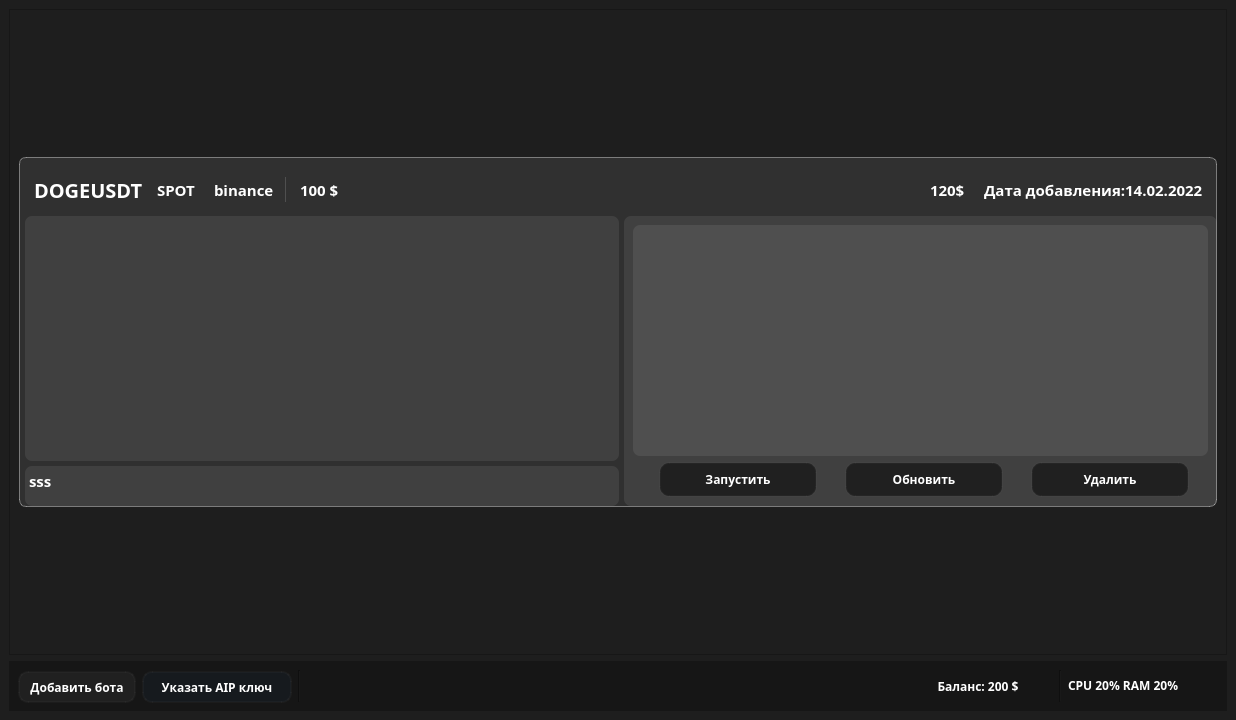
<?xml version="1.0" encoding="UTF-8"?>
<ui version="4.0">
 <class>MainWindow</class>
 <widget class="QMainWindow" name="MainWindow">
  <property name="geometry">
   <rect>
    <x>0</x>
    <y>0</y>
    <width>1236</width>
    <height>720</height>
   </rect>
  </property>
  <property name="minimumSize">
   <size>
    <width>800</width>
    <height>720</height>
   </size>
  </property>
  <property name="cursor">
   <cursorShape>ArrowCursor</cursorShape>
  </property>
  <property name="windowTitle">
   <string>Calibri </string>
  </property>
  <property name="styleSheet">
   <string notr="true">background-color:#1E1E1E;
font-family:Eirik Raudel;
</string>
  </property>
  <widget class="QWidget" name="centralwidget">
   <layout class="QVBoxLayout" name="verticalLayout">
    <item>
     <widget class="QScrollArea" name="scrollArea_bot">
      <property name="widgetResizable">
       <bool>true</bool>
      </property>
      <widget class="QWidget" name="scrollAreaWidgetContents">
       <property name="geometry">
        <rect>
         <x>0</x>
         <y>0</y>
         <width>1216</width>
         <height>644</height>
        </rect>
       </property>
       <layout class="QVBoxLayout" name="verticalLayout_2">
        <item>
         <widget class="QWidget" name="bot_widget" native="true">
          <property name="minimumSize">
           <size>
            <width>0</width>
            <height>350</height>
           </size>
          </property>
          <property name="maximumSize">
           <size>
            <width>16777215</width>
            <height>350</height>
           </size>
          </property>
          <property name="styleSheet">
           <string notr="true">background-color:rgba(255,255,255,20);
border:1px solid rgba(255,255,255,100);
border-radius:7px;</string>
          </property>
          <layout class="QHBoxLayout" name="horizontalLayout_3">
           <property name="leftMargin">
            <number>1</number>
           </property>
           <property name="topMargin">
            <number>1</number>
           </property>
           <property name="rightMargin">
            <number>0</number>
           </property>
           <property name="bottomMargin">
            <number>1</number>
           </property>
           <item>
            <layout class="QHBoxLayout" name="horizontalLayout_main">
             <item>
              <layout class="QVBoxLayout" name="verticalLayout_for_text">
               <property name="spacing">
                <number>5</number>
               </property>
               <property name="leftMargin">
                <number>5</number>
               </property>
               <property name="topMargin">
                <number>10</number>
               </property>
               <item>
                <layout class="QHBoxLayout" name="horizontalLayout_for_upperInfo">
                 <item alignment="Qt::AlignLeft">
                  <widget class="QFrame" name="horizontalFrame_instName">
                   <property name="styleSheet">
                    <string notr="true">border:None;
background-color:None;</string>
                   </property>
                   <layout class="QHBoxLayout" name="horizontalLayout_4">
                    <item>
                     <widget class="QLabel" name="inst_name">
                      <property name="minimumSize">
                       <size>
                        <width>0</width>
                        <height>25</height>
                       </size>
                      </property>
                      <property name="maximumSize">
                       <size>
                        <width>16777215</width>
                        <height>25</height>
                       </size>
                      </property>
                      <property name="styleSheet">
                       <string notr="true">color:rgba(255,255,255,1);
font-weight:bold;
font-size:20px;
background-color:None;

border:none;
border-radius:7px;</string>
                      </property>
                      <property name="text">
                       <string>DOGEUSDT</string>
                      </property>
                     </widget>
                    </item>
                    <item>
                     <widget class="QLabel" name="label">
                      <property name="styleSheet">
                       <string notr="true">color:rgba(255,255,255,1);
font-weight:bold;
font-size:15px;
background-color:None;
margin-left:4px;
border:none;
border-radius:7px;</string>
                      </property>
                      <property name="text">
                       <string>SPOT</string>
                      </property>
                     </widget>
                    </item>
                    <item>
                     <widget class="QLabel" name="label_2">
                      <property name="styleSheet">
                       <string notr="true">color:rgba(255,255,255,1);
font-weight:bold;
font-size:15px;
background-color:None;
margin-left:4px;
border:none;
border-radius:7px;</string>
                      </property>
                      <property name="text">
                       <string>binance</string>
                      </property>
                     </widget>
                    </item>
                    <item>
                     <widget class="QFrame" name="frame">
                      <property name="minimumSize">
                       <size>
                        <width>1</width>
                        <height>0</height>
                       </size>
                      </property>
                      <property name="maximumSize">
                       <size>
                        <width>1</width>
                        <height>16777215</height>
                       </size>
                      </property>
                      <property name="styleSheet">
                       <string notr="true">background-color:#4F4F4F;</string>
                      </property>
                      <property name="frameShape">
                       <enum>QFrame::StyledPanel</enum>
                      </property>
                      <property name="frameShadow">
                       <enum>QFrame::Raised</enum>
                      </property>
                     </widget>
                    </item>
                    <item>
                     <widget class="QLabel" name="balance_bot_now">
                      <property name="maximumSize">
                       <size>
                        <width>120</width>
                        <height>99999</height>
                       </size>
                      </property>
                      <property name="styleSheet">
                       <string notr="true">color:rgba(255,255,255,1);
font-weight:bold;
font-size:15px;
background-color:None;
margin-left:4px;
border:none;
border-radius:7px;</string>
                      </property>
                      <property name="text">
                       <string>100 $</string>
                      </property>
                     </widget>
                    </item>
                   </layout>
                  </widget>
                 </item>
                 <item alignment="Qt::AlignRight">
                  <widget class="QFrame" name="horizontlFrame_date">
                   <property name="styleSheet">
                    <string notr="true">border:None;
background-color:None;</string>
                   </property>
                   <layout class="QHBoxLayout" name="horizontalLayout_2">
                    <item>
                     <widget class="QLabel" name="balance_bot_be">
                      <property name="maximumSize">
                       <size>
                        <width>100</width>
                        <height>16777215</height>
                       </size>
                      </property>
                      <property name="styleSheet">
                       <string notr="true">color:rgba(255,255,255,1);
font-weight:bold;
font-size:15px;
background-color:None;
margin-left:4px;
border:none;
border-radius:7px;</string>
                      </property>
                      <property name="text">
                       <string>120$</string>
                      </property>
                     </widget>
                    </item>
                    <item>
                     <widget class="QLabel" name="date_info">
                      <property name="maximumSize">
                       <size>
                        <width>250</width>
                        <height>16777215</height>
                       </size>
                      </property>
                      <property name="styleSheet">
                       <string notr="true">color:rgba(255,255,255,1);
font-weight:bold;
font-size:15px;
background-color:None;
margin-left:4px;
border:none;
border-radius:7px;</string>
                      </property>
                      <property name="text">
                       <string>Дата добавления:14.02.2022</string>
                      </property>
                     </widget>
                    </item>
                   </layout>
                  </widget>
                 </item>
                </layout>
               </item>
               <item>
                <layout class="QHBoxLayout" name="horizontalLayout_mainInfo">
                 <item>
                  <layout class="QVBoxLayout" name="verticalLayout_left">
                   <item>
                    <widget class="QTableView" name="table_deals">
                     <property name="styleSheet">
                      <string notr="true">border:None;</string>
                     </property>
                    </widget>
                   </item>
                   <item>
                    <widget class="QTextBrowser" name="Info_strat_line">
                     <property name="maximumSize">
                      <size>
                       <width>16777215</width>
                       <height>40</height>
                      </size>
                     </property>
                     <property name="whatsThis">
                      <string>&lt;html&gt;&lt;head/&gt;&lt;body&gt;&lt;p&gt;&lt;br/&gt;&lt;/p&gt;&lt;/body&gt;&lt;/html&gt;</string>
                     </property>
                     <property name="styleSheet">
                      <string notr="true">font-size:15px;
border:None;</string>
                     </property>
                     <property name="html">
                      <string>&lt;!DOCTYPE HTML PUBLIC &quot;-//W3C//DTD HTML 4.0//EN&quot; &quot;http://www.w3.org/TR/REC-html40/strict.dtd&quot;&gt;
&lt;html&gt;&lt;head&gt;&lt;meta name=&quot;qrichtext&quot; content=&quot;1&quot; /&gt;&lt;meta charset=&quot;utf-8&quot; /&gt;&lt;style type=&quot;text/css&quot;&gt;
p, li { white-space: pre-wrap; }
hr { height: 1px; border-width: 0; }
li.unchecked::marker { content: &quot;\2610&quot;; }
li.checked::marker { content: &quot;\2612&quot;; }
&lt;/style&gt;&lt;/head&gt;&lt;body style=&quot; font-family:'Eirik Raudel'; font-size:15px; font-weight:400; font-style:normal;&quot;&gt;
&lt;p style=&quot; margin-top:0px; margin-bottom:0px; margin-left:0px; margin-right:0px; -qt-block-indent:0; text-indent:0px;&quot;&gt;&lt;span style=&quot; font-size:15px; font-weight:700; color:#ffffff;&quot;&gt;sss&lt;/span&gt;&lt;/p&gt;&lt;/body&gt;&lt;/html&gt;</string>
                     </property>
                    </widget>
                   </item>
                  </layout>
                 </item>
                 <item>
                  <widget class="QGroupBox" name="verticalGroupBox_right">
                   <property name="maximumSize">
                    <size>
                     <width>600</width>
                     <height>16777215</height>
                    </size>
                   </property>
                   <property name="styleSheet">
                    <string notr="true">border:None;</string>
                   </property>
                   <layout class="QVBoxLayout" name="verticalLayout_5">
                    <property name="spacing">
                     <number>3</number>
                    </property>
                    <item>
                     <widget class="QTableView" name="tableView_stratInfo">
                      <property name="styleSheet">
                       <string notr="true">border:none;</string>
                      </property>
                     </widget>
                    </item>
                    <item>
                     <widget class="QFrame" name="horizontalFrame_bt">
                      <property name="styleSheet">
                       <string notr="true">background-color:#404040;
border:None;</string>
                      </property>
                      <layout class="QHBoxLayout" name="horizontalLayout_6">
                       <property name="spacing">
                        <number>1</number>
                       </property>
                       <property name="topMargin">
                        <number>3</number>
                       </property>
                       <property name="bottomMargin">
                        <number>0</number>
                       </property>
                       <item alignment="Qt::AlignHCenter">
                        <widget class="QPushButton" name="bt_start">
                         <property name="minimumSize">
                          <size>
                           <width>165</width>
                           <height>35</height>
                          </size>
                         </property>
                         <property name="maximumSize">
                          <size>
                           <width>125</width>
                           <height>35</height>
                          </size>
                         </property>
                         <property name="styleSheet">
                          <string notr="true">QPushButton{
color:#FFFFFF;
font-weight:bold;
background-color:#202020;
border:2px solid rgba(103,103,101,20);
border-radius:10px;
margin-left:7px;
}


QPushButton:hover{
background-color:#313131;
border:2px solid rgba(103,103,101,40);
}

QPushButton:pressed{
background-color:#3D3B3B;
border:2px solid rgba(103,103,101,70);
}
</string>
                         </property>
                         <property name="text">
                          <string>Запустить</string>
                         </property>
                        </widget>
                       </item>
                       <item alignment="Qt::AlignHCenter">
                        <widget class="QPushButton" name="bt_update">
                         <property name="minimumSize">
                          <size>
                           <width>165</width>
                           <height>35</height>
                          </size>
                         </property>
                         <property name="maximumSize">
                          <size>
                           <width>150</width>
                           <height>35</height>
                          </size>
                         </property>
                         <property name="layoutDirection">
                          <enum>Qt::LeftToRight</enum>
                         </property>
                         <property name="styleSheet">
                          <string notr="true">QPushButton{
color:#FFFFFF;
font-weight:bold;
background-color:#202020;
border:2px solid rgba(103,103,101,20);
border-radius:10px;
margin-left:7px;
}


QPushButton:hover{
background-color:#313131;
border:2px solid rgba(103,103,101,40);
}

QPushButton:pressed{
background-color:#3D3B3B;
border:2px solid rgba(103,103,101,70);
}
</string>
                         </property>
                         <property name="text">
                          <string>Обновить</string>
                         </property>
                        </widget>
                       </item>
                       <item alignment="Qt::AlignHCenter">
                        <widget class="QPushButton" name="bt_delete">
                         <property name="minimumSize">
                          <size>
                           <width>165</width>
                           <height>35</height>
                          </size>
                         </property>
                         <property name="maximumSize">
                          <size>
                           <width>125</width>
                           <height>35</height>
                          </size>
                         </property>
                         <property name="styleSheet">
                          <string notr="true">QPushButton{
color:#FFFFFF;
font-weight:bold;
background-color:#202020;
border:2px solid rgba(103,103,101,20);
border-radius:10px;
margin-left:7px;
}


QPushButton:hover{
background-color:#313131;
border:2px solid rgba(103,103,101,40);
}

QPushButton:pressed{
background-color:#3D3B3B;
border:2px solid rgba(103,103,101,70);
}
</string>
                         </property>
                         <property name="text">
                          <string>Удалить</string>
                         </property>
                        </widget>
                       </item>
                      </layout>
                     </widget>
                    </item>
                   </layout>
                  </widget>
                 </item>
                </layout>
               </item>
              </layout>
             </item>
            </layout>
           </item>
          </layout>
         </widget>
        </item>
       </layout>
      </widget>
     </widget>
    </item>
    <item>
     <widget class="QFrame" name="lower_panel">
      <property name="minimumSize">
       <size>
        <width>0</width>
        <height>35</height>
       </size>
      </property>
      <property name="styleSheet">
       <string notr="true">background-color:#161616;
</string>
      </property>
      <layout class="QHBoxLayout" name="horizontalLayout">
       <property name="leftMargin">
        <number>2</number>
       </property>
       <item>
        <widget class="QPushButton" name="bt_add_bot">
         <property name="minimumSize">
          <size>
           <width>0</width>
           <height>32</height>
          </size>
         </property>
         <property name="maximumSize">
          <size>
           <width>125</width>
           <height>30</height>
          </size>
         </property>
         <property name="font">
          <font>
           <family>Eirik Raudel</family>
           <bold>true</bold>
          </font>
         </property>
         <property name="styleSheet">
          <string notr="true">QPushButton{
color:#FFFFFF;
font-weight:bold;
background-color:#202020;
border:2px solid rgba(103,103,101,20);
border-radius:10px;
margin-left:7px;
}


QPushButton:hover{
background-color:#313131;
border:2px solid rgba(103,103,101,40);
}

QPushButton:pressed{
background-color:#3D3B3B;
border:2px solid rgba(103,103,101,70);
}
</string>
         </property>
         <property name="text">
          <string>Добавить бота</string>
         </property>
        </widget>
       </item>
       <item>
        <widget class="QPushButton" name="bt_add_API">
         <property name="minimumSize">
          <size>
           <width>0</width>
           <height>32</height>
          </size>
         </property>
         <property name="maximumSize">
          <size>
           <width>150</width>
           <height>30</height>
          </size>
         </property>
         <property name="styleSheet">
          <string notr="true">QPushButton{
color:#FFFFFF;
font-weight:bold;
background-color:rgba(23, 33, 43,100);
border:2px solid rgba(103,103,101,20);
border-radius:10px;
}


QPushButton:hover{
background-color:#222931;

border:2px solid rgba(103,103,101,40);
}

QPushButton:pressed{
background-color:#222B36;
border:2px solid rgba(103,103,101,70);
}
</string>
         </property>
         <property name="text">
          <string>Указать AIP ключ</string>
         </property>
        </widget>
       </item>
       <item>
        <widget class="Line" name="line_2">
         <property name="orientation">
          <enum>Qt::Vertical</enum>
         </property>
        </widget>
       </item>
       <item alignment="Qt::AlignRight">
        <widget class="QLabel" name="balance_acc">
         <property name="minimumSize">
          <size>
           <width>150</width>
           <height>30</height>
          </size>
         </property>
         <property name="layoutDirection">
          <enum>Qt::LeftToRight</enum>
         </property>
         <property name="autoFillBackground">
          <bool>false</bool>
         </property>
         <property name="styleSheet">
          <string notr="true">color:#FFFFFF;
font-weight:bold;</string>
         </property>
         <property name="text">
          <string>Баланс: 200 $</string>
         </property>
         <property name="alignment">
          <set>Qt::AlignCenter</set>
         </property>
        </widget>
       </item>
       <item>
        <widget class="Line" name="line_for_balance_system">
         <property name="orientation">
          <enum>Qt::Vertical</enum>
         </property>
        </widget>
       </item>
       <item alignment="Qt::AlignVCenter">
        <widget class="QLabel" name="system_info">
         <property name="minimumSize">
          <size>
           <width>100</width>
           <height>25</height>
          </size>
         </property>
         <property name="maximumSize">
          <size>
           <width>150</width>
           <height>25</height>
          </size>
         </property>
         <property name="styleSheet">
          <string notr="true">color:#FFFFFF;
font-weight:bold;</string>
         </property>
         <property name="text">
          <string>CPU 20% RAM 20%</string>
         </property>
        </widget>
       </item>
      </layout>
     </widget>
    </item>
   </layout>
  </widget>
 </widget>
 <resources/>
 <connections/>
</ui>
